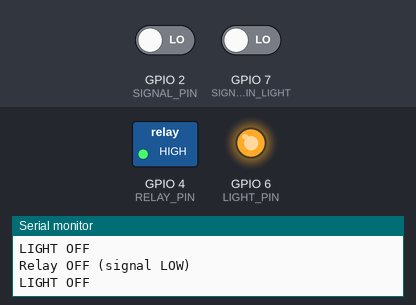
This sketch was run on a simulated ESP32-S3. Parts: switched loads named in the sketch (green lamp = pin HIGH), output pins drawn as LEDs (lit = HIGH), the last lines printed to the serial monitor. The test bench sets the inputs (shaded band); at power-on: GPIO 2 (SIGNAL_PIN) LOW, GPIO 7 (SIGNAL_PIN_LIGHT) LOW.

Above: at 4.8 s.
4.9 s: GPIO 2 (SIGNAL_PIN) driven HIGH
At 6.8 s:
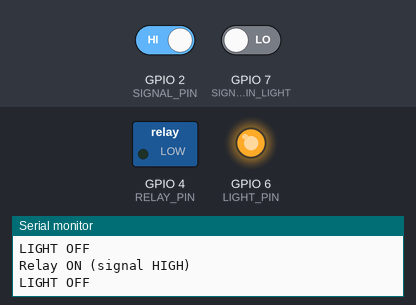
7.6 s: GPIO 7 (SIGNAL_PIN_LIGHT) driven HIGH
At 8.4 s:
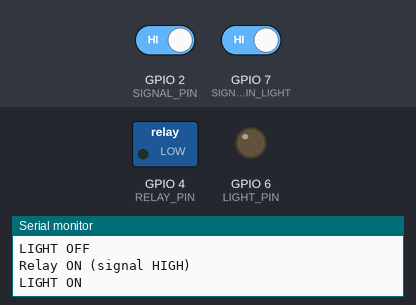
10.3 s: GPIO 2 (SIGNAL_PIN) driven LOW
At 12.6 s:
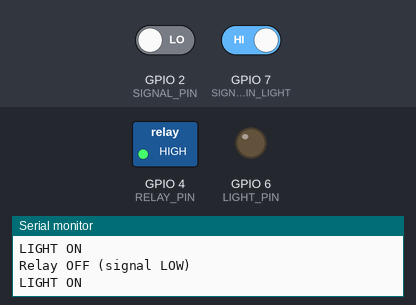
13.5 s: GPIO 7 (SIGNAL_PIN_LIGHT) driven LOW
At 15.4 s:
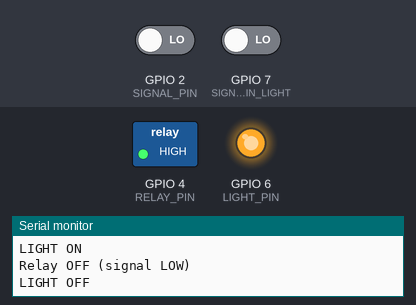
Timing chart, 0 to 16.9 s (numbered marks = the images above; inputs shaded):
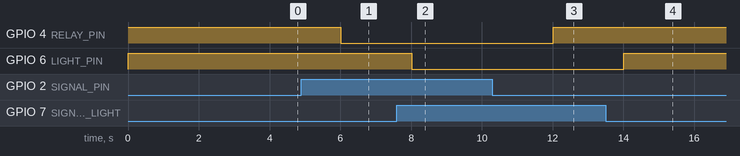

Measured:
- after the input at 4.9 s, GPIO 4 (RELAY_PIN): HIGH → LOW after 1.1 s
- after the input at 7.6 s, GPIO 6 (LIGHT_PIN): HIGH → LOW after 0.42 s
- after the input at 10.3 s, GPIO 4 (RELAY_PIN): LOW → HIGH after 1.7 s
- after the input at 13.5 s, GPIO 6 (LIGHT_PIN): LOW → HIGH after 0.52 s

The sketch:

arduino.ino
```cpp
#define SIGNAL_PIN 2   // from ESP32
#define RELAY_PIN 4    // relay module
#define SIGNAL_PIN_LIGHT 7  // from esp32 for night light
#define LIGHT_PIN 6

void setup() {
  Serial.begin(9600);
  pinMode(SIGNAL_PIN, INPUT);
  pinMode(RELAY_PIN, OUTPUT);
  digitalWrite(RELAY_PIN, HIGH);  // OFF (for active LOW relay)
  pinMode(SIGNAL_PIN_LIGHT, INPUT);
  pinMode(LIGHT_PIN, OUTPUT);
  digitalWrite(LIGHT_PIN, LOW);
  Serial.println("Arduino Ready: Waiting for ESP32 signal...");
}

void loop() {
  int signalState = digitalRead(SIGNAL_PIN);
  int signalStateLight = digitalRead(SIGNAL_PIN_LIGHT);

  if (signalState == HIGH) {
    // Turn relay ON
    digitalWrite(RELAY_PIN, LOW);
    Serial.println("Relay ON (signal HIGH)");
  } else {
    // Turn relay OFF
    digitalWrite(RELAY_PIN, HIGH);
    Serial.println("Relay OFF (signal LOW)");
  }
  if(signalStateLight == HIGH){
    digitalWrite(LIGHT_PIN, LOW); // light on
    Serial.println("LIGHT ON");
  } else{
    digitalWrite(LIGHT_PIN, HIGH); // light off
    Serial.println("LIGHT OFF");
  }

  delay(2000);
}
```
